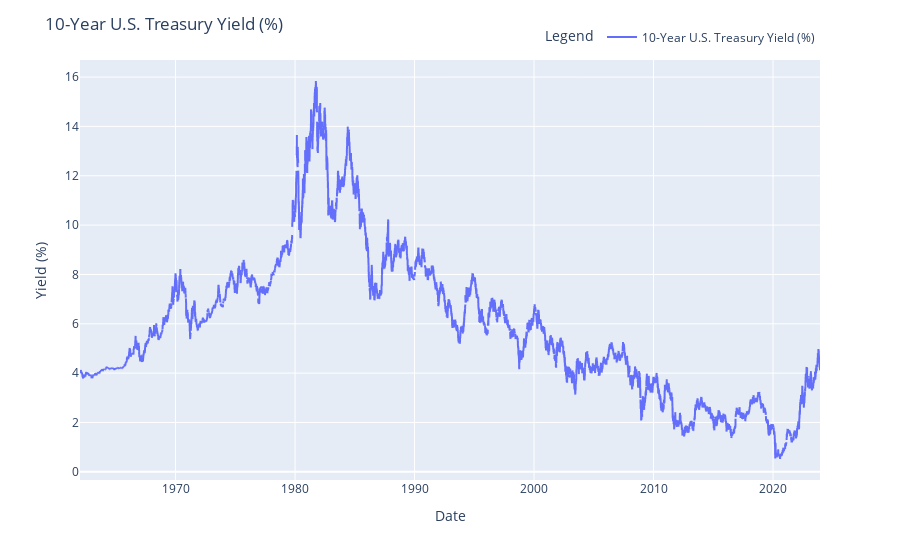

Here is the notebook cell this chart was saved with:
### Code cell
# Plot rates behavior
fig = px.line(rates,
           x=rates.index,
           y=['10-Year U.S. Treasury Yield (%)'],
                 width=900)

fig.update_layout(title='10-Year U.S. Treasury Yield (%)',
    xaxis_title="Date",
    yaxis_title="Yield (%)",
    legend=dict(title='Legend',
                            orientation="h",
                            yanchor="bottom",
                            y=1.02,
                            xanchor="right",
                            x=1))

fig.show()

### Figure 1 — Plotly figure (JSON) as saved in the notebook; plotly's stock layout.template omitted (floating-point values rounded to 4 significant figures; data arrays with more than 128 entries replaced by an {"elided": "..."} marker saying what was removed)
{"data": [{"hovertemplate": "variable=10-Year U.S. Treasury Yield (%)<br>index=%{x}<br>value=%{y}<extra></extra>", "legendgroup": "10-Year U.S. Treasury Yield (%)", "line": {"color": "#636efa", "dash": "solid"}, "marker": {"symbol": "circle"}, "mode": "lines", "name": "10-Year U.S. Treasury Yield (%)", "showlegend": true, "type": "scattergl", "x": {"elided": "16158 str values"}, "xaxis": "x", "y": {"elided": "16158 float values"}, "yaxis": "y"}], "layout": {"legend": {"orientation": "h", "title": {"text": "Legend"}, "tracegroupgap": 0, "x": 1, "xanchor": "right", "y": 1.02, "yanchor": "bottom"}, "margin": {"t": 60}, "title": {"text": "10-Year U.S. Treasury Yield (%)"}, "width": 900, "xaxis": {"anchor": "y", "domain": [0, 1], "title": {"text": "Date"}}, "yaxis": {"anchor": "x", "domain": [0, 1], "title": {"text": "Yield (%)"}}}}
